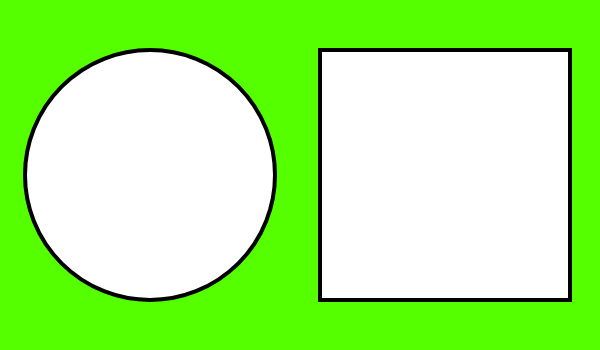
Frame 1 (no input)
Frame 60 (no input): identical to frame 1, image omitted
Frame 120 (the mouse pressed at the canvas centre since frame 60): identical to frame 1, image omitted

The p5.js sketch that drew this single still picture (run headless with seeded random() and noise() and a simulated clock; from frame 60 on, the mouse is pressed at the canvas centre):

// p5.js sketch
// ── sketch.js
function setup(){
    createCanvas(600,350);
    colorMode(HSB);
}
function draw(){
    background(100,100,100);
    strokeWeight(4);
    circle(150,175,250);
    square(320,50,250);
}
